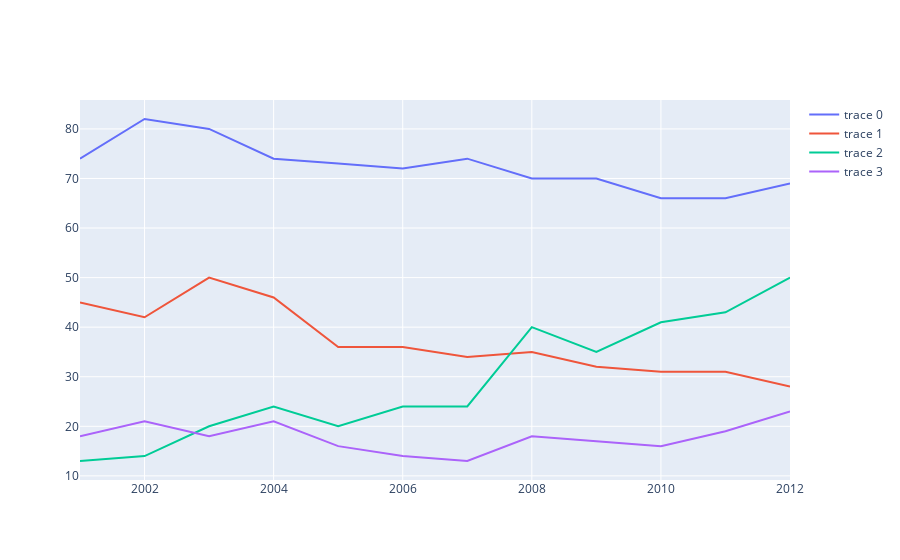

Notebook code cell kept with this figure:
### Code cell
sources = news['Source'].unique()
colors = ['rgb(67,67,67)', 'rgb(115,115,115)', 'rgb(49,130,189)', 'rgb(189,189,189)']


fig = go.Figure()

for source, col in zip(sources, colors):
    
    plot_data = news[news['Source'] == source]
    
    fig.add_trace(go.Scatter(x = plot_data['Year'], 
                             y = plot_data['Percent'],
                             mode = 'lines', 
                             line = dict(color = col)
                             ))
    

fig.show()

### Figure 1 — Plotly figure (JSON) as saved in the notebook; plotly's stock layout.template omitted (floating-point values rounded to 4 significant figures)
{"data": [{"mode": "lines", "type": "scatter", "x": [2001, 2002, 2003, 2004, 2005, 2006, 2007, 2008, 2009, 2010, 2011, 2012], "y": [74, 82, 80, 74, 73, 72, 74, 70, 70, 66, 66, 69]}, {"mode": "lines", "type": "scatter", "x": [2001, 2002, 2003, 2004, 2005, 2006, 2007, 2008, 2009, 2010, 2011, 2012], "y": [45, 42, 50, 46, 36, 36, 34, 35, 32, 31, 31, 28]}, {"mode": "lines", "type": "scatter", "x": [2001, 2002, 2003, 2004, 2005, 2006, 2007, 2008, 2009, 2010, 2011, 2012], "y": [13, 14, 20, 24, 20, 24, 24, 40, 35, 41, 43, 50]}, {"mode": "lines", "type": "scatter", "x": [2001, 2002, 2003, 2004, 2005, 2006, 2007, 2008, 2009, 2010, 2011, 2012], "y": [18, 21, 18, 21, 16, 14, 13, 18, 17, 16, 19, 23]}], "layout": {"autosize": true, "xaxis": {"autorange": true, "range": [2001, 2012], "type": "linear"}, "yaxis": {"autorange": true, "range": [9.167, 85.83], "type": "linear"}}}
